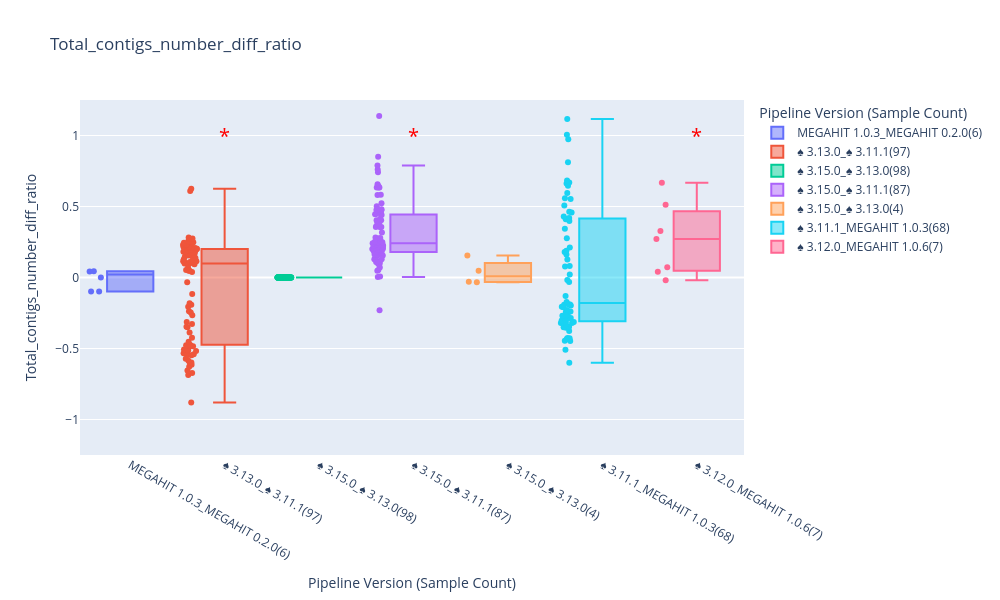
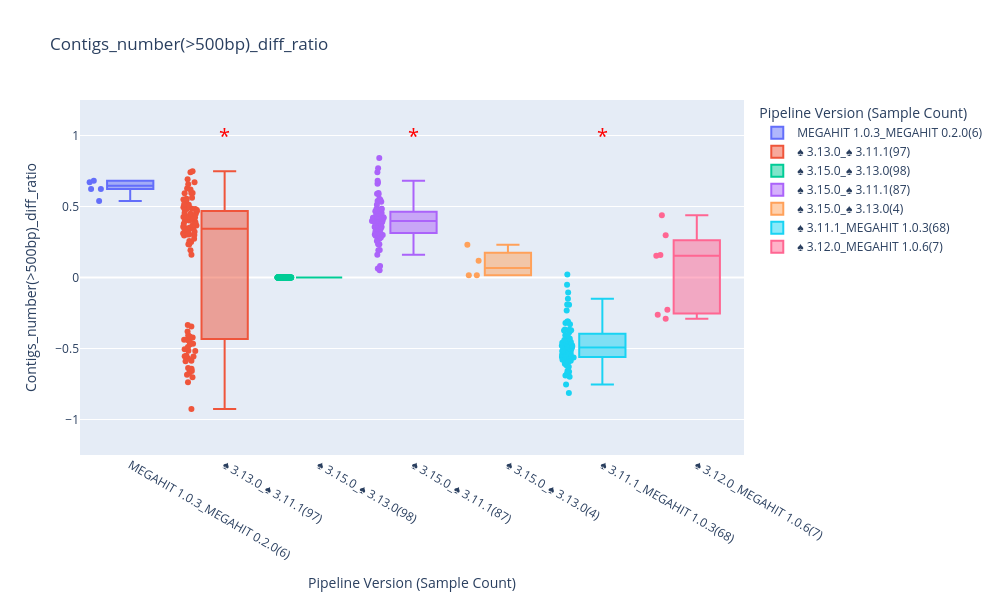
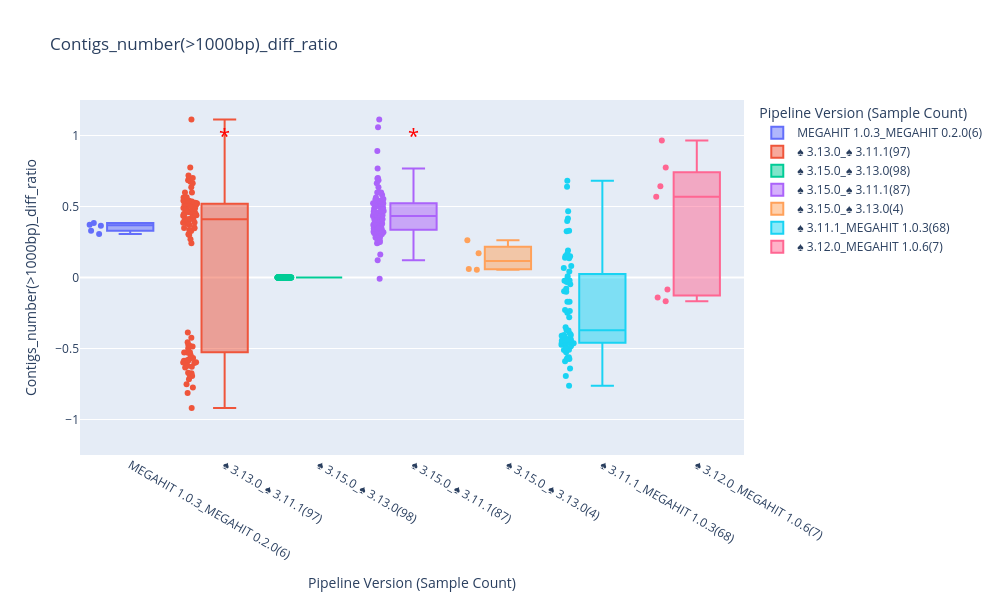
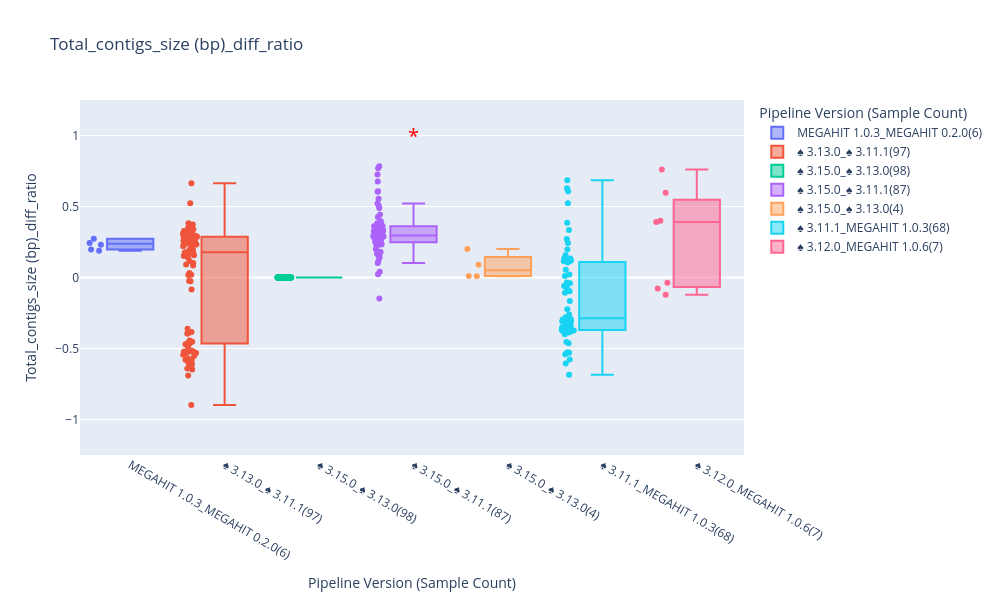

The code cell stored with these charts, in order, in its notebook:
### Code cell
# This script will perform the following steps:
#1. Create box plots to visualize the metric values across pipeline versions.

from itertools import combinations

for metric in ['Total_contigs_number_diff_ratio', 'Contigs_number(>500bp)_diff_ratio', 'Contigs_number(>1000bp)_diff_ratio','Total_contigs_size (bp)_diff_ratio','Contigs_size(>500bp)_diff_ratio','Contigs_size(>1000bp)_diff_ratio','Largest_contig_size_diff_ratio','auN_diff_ratio']:
    metric_data = cleaned_data[cleaned_data['Metric'] == metric]

    fig = px.box(
        metric_data,
        x='Pipeline_with_count',
        y='Value',
        color='Pipeline_with_count',
        title=f"{metric}",
        labels={"Value": metric, "Pipeline_with_count": "Pipeline Version (Sample Count)"},
        points="all",
    )
    fig.update_layout(width=1000, height=600, yaxis_range=[-1.25, 1.25])
    # Add significance markers
    sig_results = results[(results['Metric'] == metric) & (results['significant'])]
    for _, row in sig_results.iterrows():
        fig.add_annotation(
            x=row['Pipeline_with_count'],
            y=1,
            text="*",
            showarrow=False,
            font=dict(size=20, color="red")
        )
    fig.show()
